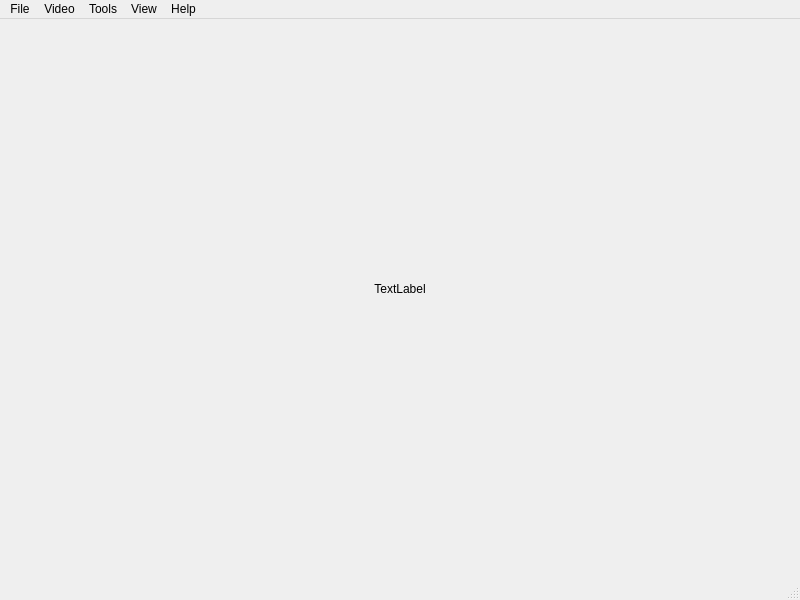
<?xml version="1.0" encoding="UTF-8"?>
<ui version="4.0">
 <class>MainWindow</class>
 <widget class="QMainWindow" name="MainWindow">
  <property name="geometry">
   <rect>
    <x>0</x>
    <y>0</y>
    <width>800</width>
    <height>600</height>
   </rect>
  </property>
  <property name="sizePolicy">
   <sizepolicy hsizetype="Preferred" vsizetype="Preferred">
    <horstretch>0</horstretch>
    <verstretch>0</verstretch>
   </sizepolicy>
  </property>
  <property name="minimumSize">
   <size>
    <width>480</width>
    <height>320</height>
   </size>
  </property>
  <property name="focusPolicy">
   <enum>Qt::NoFocus</enum>
  </property>
  <property name="contextMenuPolicy">
   <enum>Qt::DefaultContextMenu</enum>
  </property>
  <property name="acceptDrops">
   <bool>false</bool>
  </property>
  <property name="windowTitle">
   <string>ML Facemask</string>
  </property>
  <property name="tabShape">
   <enum>QTabWidget::Rounded</enum>
  </property>
  <widget class="QWidget" name="centralwidget">
   <widget class="QLabel" name="label">
    <property name="geometry">
     <rect>
      <x>0</x>
      <y>-1</y>
      <width>800</width>
      <height>541</height>
     </rect>
    </property>
    <property name="text">
     <string>TextLabel</string>
    </property>
    <property name="alignment">
     <set>Qt::AlignCenter</set>
    </property>
   </widget>
  </widget>
  <widget class="QMenuBar" name="menubar">
   <property name="geometry">
    <rect>
     <x>0</x>
     <y>0</y>
     <width>800</width>
     <height>30</height>
    </rect>
   </property>
   <widget class="QMenu" name="menuFile">
    <property name="title">
     <string>File</string>
    </property>
    <addaction name="actionOpen"/>
    <addaction name="actionQuit"/>
   </widget>
   <widget class="QMenu" name="menuVideo">
    <property name="title">
     <string>Video</string>
    </property>
    <widget class="QMenu" name="menuZoom">
     <property name="title">
      <string>Zoom</string>
     </property>
     <addaction name="action1_4_Quarter"/>
     <addaction name="action1_2_Half"/>
     <addaction name="action1_1_Original"/>
     <addaction name="action2_1_Double"/>
    </widget>
    <widget class="QMenu" name="menuAspect_Ratio">
     <property name="title">
      <string>Aspect Ratio</string>
     </property>
     <addaction name="actionDefault"/>
     <addaction name="action16_9"/>
     <addaction name="action4_3"/>
     <addaction name="action1_1"/>
     <addaction name="action5_4"/>
    </widget>
    <widget class="QMenu" name="menuCrop">
     <property name="title">
      <string>Crop</string>
     </property>
     <addaction name="actionDefault_2"/>
     <addaction name="action16_10"/>
     <addaction name="action4_4"/>
     <addaction name="action1_2"/>
     <addaction name="action5_5"/>
    </widget>
    <addaction name="menuZoom"/>
    <addaction name="menuAspect_Ratio"/>
    <addaction name="menuCrop"/>
    <addaction name="separator"/>
    <addaction name="actionTake_Snapshot"/>
   </widget>
   <widget class="QMenu" name="menuTools">
    <property name="title">
     <string>Tools</string>
    </property>
    <addaction name="actionPreferences"/>
   </widget>
   <widget class="QMenu" name="menuView">
    <property name="title">
     <string>View</string>
    </property>
    <addaction name="actionMinimal_Interface"/>
    <addaction name="actionFullscreen_Interface"/>
    <addaction name="actionAdvanced_Controls"/>
    <addaction name="actionStatus_Bar"/>
   </widget>
   <widget class="QMenu" name="menuHelp">
    <property name="title">
     <string>Help</string>
    </property>
    <addaction name="actionHelp"/>
    <addaction name="actionAbout"/>
   </widget>
   <addaction name="menuFile"/>
   <addaction name="menuVideo"/>
   <addaction name="menuTools"/>
   <addaction name="menuView"/>
   <addaction name="menuHelp"/>
  </widget>
  <widget class="QStatusBar" name="statusbar"/>
  <action name="actionOpen">
   <property name="text">
    <string>Open</string>
   </property>
   <property name="statusTip">
    <string/>
   </property>
   <property name="shortcut">
    <string>Ctrl+O</string>
   </property>
  </action>
  <action name="actionQuit">
   <property name="text">
    <string>Quit</string>
   </property>
   <property name="shortcut">
    <string>Ctrl+Q</string>
   </property>
  </action>
  <action name="actionTake_Snapshot">
   <property name="text">
    <string>Take Snapshot</string>
   </property>
   <property name="shortcut">
    <string>Ctrl+S</string>
   </property>
  </action>
  <action name="actionPreferences">
   <property name="text">
    <string>Preferences</string>
   </property>
  </action>
  <action name="actionMinimal_Interface">
   <property name="checkable">
    <bool>true</bool>
   </property>
   <property name="text">
    <string>Minimal Interface</string>
   </property>
   <property name="shortcut">
    <string>Ctrl+H</string>
   </property>
  </action>
  <action name="actionFullscreen_Interface">
   <property name="checkable">
    <bool>true</bool>
   </property>
   <property name="text">
    <string>Fullscreen Interface</string>
   </property>
   <property name="shortcut">
    <string>F11</string>
   </property>
  </action>
  <action name="actionAdvanced_Controls">
   <property name="checkable">
    <bool>true</bool>
   </property>
   <property name="text">
    <string>Advanced Controls</string>
   </property>
  </action>
  <action name="actionStatus_Bar">
   <property name="checkable">
    <bool>true</bool>
   </property>
   <property name="text">
    <string>Status Bar</string>
   </property>
  </action>
  <action name="actionHelp">
   <property name="text">
    <string>Help</string>
   </property>
   <property name="shortcut">
    <string>F1</string>
   </property>
  </action>
  <action name="actionAbout">
   <property name="text">
    <string>About</string>
   </property>
   <property name="shortcut">
    <string>Shift+F1</string>
   </property>
  </action>
  <actiongroup name="GroupZoom">
   <action name="action1_4_Quarter">
    <property name="checkable">
     <bool>true</bool>
    </property>
    <property name="checked">
     <bool>false</bool>
    </property>
    <property name="text">
     <string>1:4 Quarter</string>
    </property>
   </action>
   <action name="action1_2_Half">
    <property name="checkable">
     <bool>true</bool>
    </property>
    <property name="checked">
     <bool>false</bool>
    </property>
    <property name="text">
     <string>1:2 Half</string>
    </property>
   </action>
   <action name="action1_1_Original">
    <property name="checkable">
     <bool>true</bool>
    </property>
    <property name="checked">
     <bool>true</bool>
    </property>
    <property name="text">
     <string>1:1 Original</string>
    </property>
   </action>
   <action name="action2_1_Double">
    <property name="checkable">
     <bool>true</bool>
    </property>
    <property name="checked">
     <bool>false</bool>
    </property>
    <property name="text">
     <string>2:1 Double</string>
    </property>
   </action>
  </actiongroup>
  <actiongroup name="GroupAspectRatio">
   <action name="actionDefault">
    <property name="checkable">
     <bool>true</bool>
    </property>
    <property name="checked">
     <bool>true</bool>
    </property>
    <property name="text">
     <string>Default</string>
    </property>
   </action>
   <action name="action16_9">
    <property name="checkable">
     <bool>true</bool>
    </property>
    <property name="text">
     <string>16:9</string>
    </property>
   </action>
   <action name="action4_3">
    <property name="checkable">
     <bool>true</bool>
    </property>
    <property name="text">
     <string>4:3</string>
    </property>
   </action>
   <action name="action1_1">
    <property name="checkable">
     <bool>true</bool>
    </property>
    <property name="text">
     <string>1:1</string>
    </property>
   </action>
   <action name="action5_4">
    <property name="checkable">
     <bool>true</bool>
    </property>
    <property name="text">
     <string>5:4</string>
    </property>
   </action>
  </actiongroup>
  <actiongroup name="GroupCrop">
   <action name="actionDefault_2">
    <property name="checkable">
     <bool>true</bool>
    </property>
    <property name="checked">
     <bool>true</bool>
    </property>
    <property name="text">
     <string>Default</string>
    </property>
   </action>
   <action name="action16_10">
    <property name="checkable">
     <bool>true</bool>
    </property>
    <property name="text">
     <string>16:9</string>
    </property>
   </action>
   <action name="action4_4">
    <property name="checkable">
     <bool>true</bool>
    </property>
    <property name="text">
     <string>4:3</string>
    </property>
   </action>
   <action name="action1_2">
    <property name="checkable">
     <bool>true</bool>
    </property>
    <property name="text">
     <string>1:1</string>
    </property>
   </action>
   <action name="action5_5">
    <property name="checkable">
     <bool>true</bool>
    </property>
    <property name="text">
     <string>5:4</string>
    </property>
   </action>
  </actiongroup>
 </widget>
 <resources/>
 <connections/>
</ui>
